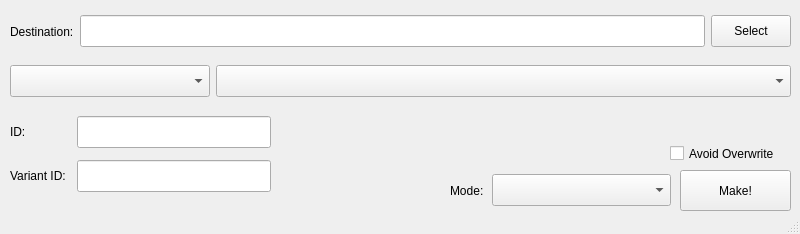
<?xml version="1.0" encoding="UTF-8"?>
<ui version="4.0">
 <class>MainWindow</class>
 <widget class="QMainWindow" name="MainWindow">
  <property name="geometry">
   <rect>
    <x>0</x>
    <y>0</y>
    <width>800</width>
    <height>234</height>
   </rect>
  </property>
  <property name="windowTitle">
   <string>MainWindow</string>
  </property>
  <widget class="QWidget" name="centralwidget">
   <widget class="QWidget" name="horizontalLayoutWidget">
    <property name="geometry">
     <rect>
      <x>10</x>
      <y>10</y>
      <width>781</width>
      <height>43</height>
     </rect>
    </property>
    <layout class="QHBoxLayout" name="HL_Dest">
     <item>
      <widget class="QLabel" name="LB_Prefix">
       <property name="text">
        <string>Destination:</string>
       </property>
      </widget>
     </item>
     <item>
      <widget class="QLineEdit" name="LE_Prefix">
       <property name="minimumSize">
        <size>
         <width>0</width>
         <height>32</height>
        </size>
       </property>
      </widget>
     </item>
     <item>
      <widget class="QPushButton" name="BTN_SelDest">
       <property name="minimumSize">
        <size>
         <width>0</width>
         <height>32</height>
        </size>
       </property>
       <property name="text">
        <string>Select</string>
       </property>
      </widget>
     </item>
    </layout>
   </widget>
   <widget class="QWidget" name="horizontalLayoutWidget_2">
    <property name="geometry">
     <rect>
      <x>10</x>
      <y>60</y>
      <width>781</width>
      <height>43</height>
     </rect>
    </property>
    <layout class="QHBoxLayout" name="HL_SkySel">
     <item>
      <widget class="QComboBox" name="CB_TypeSelect">
       <property name="minimumSize">
        <size>
         <width>0</width>
         <height>32</height>
        </size>
       </property>
       <property name="maximumSize">
        <size>
         <width>200</width>
         <height>16777215</height>
        </size>
       </property>
      </widget>
     </item>
     <item>
      <widget class="QComboBox" name="CB_SkySelect">
       <property name="minimumSize">
        <size>
         <width>0</width>
         <height>32</height>
        </size>
       </property>
      </widget>
     </item>
    </layout>
   </widget>
   <widget class="QCheckBox" name="CHK_OW">
    <property name="geometry">
     <rect>
      <x>670</x>
      <y>140</y>
      <width>121</width>
      <height>27</height>
     </rect>
    </property>
    <property name="text">
     <string>Avoid Overwrite</string>
    </property>
   </widget>
   <widget class="QPushButton" name="BTN_Create">
    <property name="geometry">
     <rect>
      <x>680</x>
      <y>170</y>
      <width>111</width>
      <height>41</height>
     </rect>
    </property>
    <property name="text">
     <string>Make!</string>
    </property>
   </widget>
   <widget class="QWidget" name="gridLayoutWidget">
    <property name="geometry">
     <rect>
      <x>10</x>
      <y>110</y>
      <width>261</width>
      <height>90</height>
     </rect>
    </property>
    <layout class="QGridLayout" name="GL_IDs">
     <property name="horizontalSpacing">
      <number>11</number>
     </property>
     <item row="1" column="0">
      <widget class="QLabel" name="LB_VarID">
       <property name="text">
        <string>Variant ID:</string>
       </property>
      </widget>
     </item>
     <item row="0" column="0">
      <widget class="QLabel" name="LB_ID">
       <property name="text">
        <string>ID:</string>
       </property>
      </widget>
     </item>
     <item row="1" column="1">
      <widget class="QLineEdit" name="LE_VarID">
       <property name="minimumSize">
        <size>
         <width>0</width>
         <height>32</height>
        </size>
       </property>
      </widget>
     </item>
     <item row="0" column="1">
      <widget class="QLineEdit" name="LE_ID">
       <property name="minimumSize">
        <size>
         <width>0</width>
         <height>32</height>
        </size>
       </property>
      </widget>
     </item>
    </layout>
   </widget>
   <widget class="QWidget" name="horizontalLayoutWidget_3">
    <property name="geometry">
     <rect>
      <x>450</x>
      <y>170</y>
      <width>221</width>
      <height>41</height>
     </rect>
    </property>
    <layout class="QHBoxLayout" name="HL_Modes">
     <property name="spacing">
      <number>6</number>
     </property>
     <item>
      <widget class="QLabel" name="LB_Mode">
       <property name="maximumSize">
        <size>
         <width>36</width>
         <height>16777215</height>
        </size>
       </property>
       <property name="baseSize">
        <size>
         <width>0</width>
         <height>0</height>
        </size>
       </property>
       <property name="text">
        <string>Mode:</string>
       </property>
      </widget>
     </item>
     <item>
      <widget class="QComboBox" name="CB_Mode">
       <property name="minimumSize">
        <size>
         <width>0</width>
         <height>32</height>
        </size>
       </property>
      </widget>
     </item>
    </layout>
   </widget>
  </widget>
  <widget class="QStatusBar" name="statusBar"/>
 </widget>
 <resources/>
 <connections/>
</ui>
